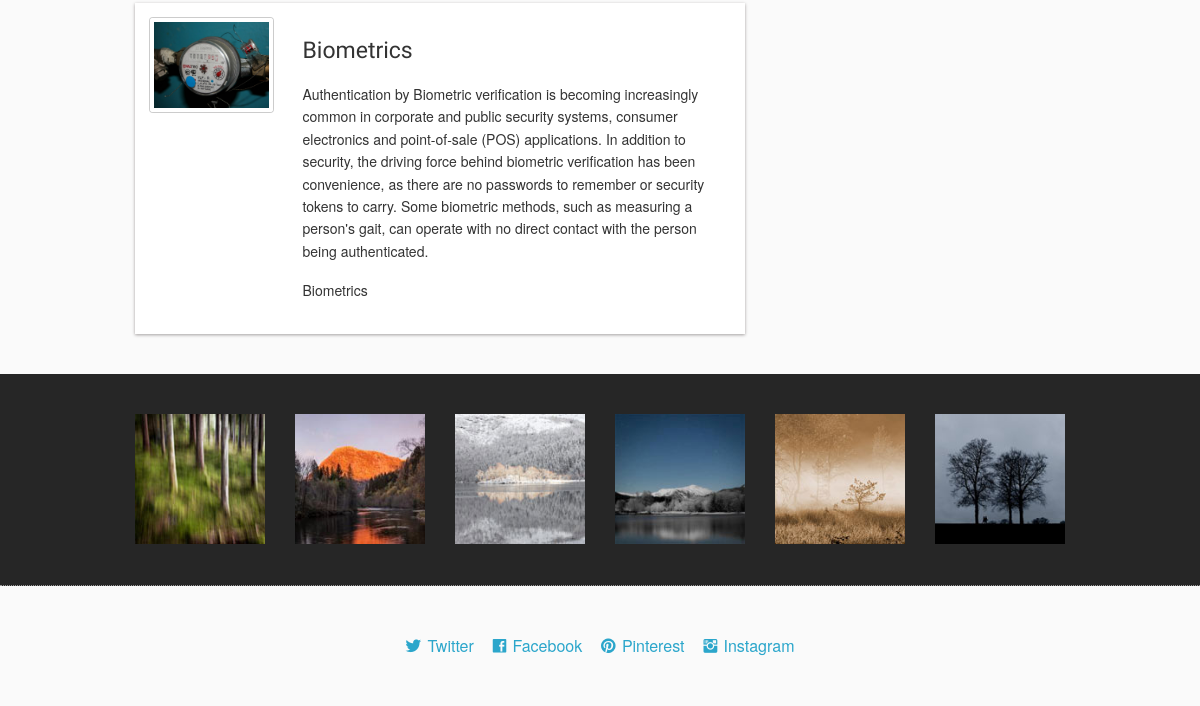
The app's page /news/rubric/3 (lower part), older data.
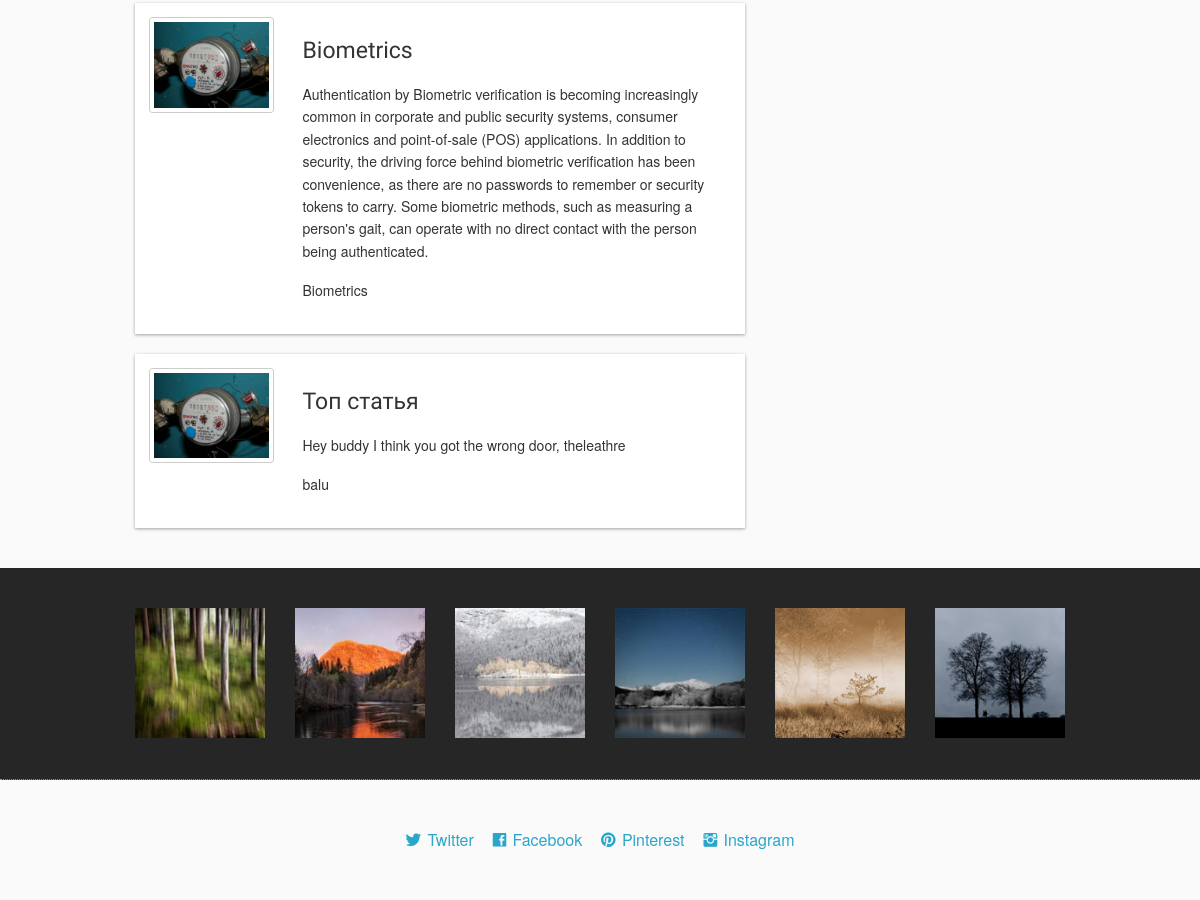
The same page, newer data.
### news/models.py (models this page shows, shortened)
class Article(models.Model):
    title = models.CharField(max_length=100)
    keyword = models.CharField(max_length=200)
    annotation = models.TextField()
    rubric = models.ForeignKey(Rubric, null=True, blank=True, on_delete=models.SET_NULL)
    hashtag = models.ManyToManyField(Hashtag, help_text="Выберите хэштэг")

### news/views.py (the view)
# urls.py: path('rubric/<int:rubric_id>', views.by_rubric, name='rubric'),
def by_rubric(request, rubric_id):
    articles = Article.objects.filter(rubric=rubric_id)
    rubrics = Rubric.objects.all()
    current_rubric = Rubric.objects.get(pk=rubric_id)
    context = {'articles': articles, 'rubrics': rubrics, 'current_rubric': current_rubric}
    return render(request, 'news/rubrika.html', context)

### news/templates/news/rubrika.html (shortened to what this page needs)
<!DOCTYPE html>
{% load static %}
<html class="no-js" lang="en">
<head>
    <link rel="stylesheet" href="{% static 'stylesheets/foundation.min.css' %}">
    <link rel="stylesheet" href="{% static 'stylesheets/main.css' %}">
    <link rel="stylesheet" href="{% static 'stylesheets/app.css' %}">
    <link rel="stylesheet" href="{% static 'fonts/ligature.css' %}">
</head>
<body>
<section>
    <div class="section_main">
        <div class="row">
            <section class="eight columns">
                {% for article in articles %}
                {% if current_rubric.id == article.rubric.id %}
                <article class="blog_post">
                    <div class="three columns">
                        <a href="#" class="th"><img src="{% static 'images/a1.jpg' %}" alt="desc"/></a>
                    </div>
                    <div class="nine columns">
                        <a href="{% url 'current_article' article.id %}"><h4>{{article.title}}</h4></a>
                        <p>{{article.annotation}}</p>
                        <p>{{article.keyword}}</p>
                    </div>
                </article>
                {% endif %}
                {% endfor %}
            </section>
        </div>
    </div>
</section>
<section>
    <div class="section_dark">
        <div class="row">
            <div class="two columns">
                <img src="{% static 'images/thumb1.jpg' %}" alt="desc"/>
            </div>
            <div class="two columns">
                <img src="{% static 'images/thumb2.jpg' %}" alt="desc"/>
            </div>
            <div class="two columns">
                <img src="{% static 'images/thumb3.jpg' %}" alt="desc"/>
            </div>
            <div class="two columns">
                <img src="{% static 'images/thumb4.jpg' %}" alt="desc"/>
            </div>
            <div class="two columns">
                <img src="{% static 'images/thumb5.jpg' %}" alt="desc"/>
            </div>
            <div class="two columns">
                <img src="{% static 'images/thumb6.jpg' %}" alt="desc"/>
            </div>
        </div>
    </div>
</section>
<footer>
    <div class="row">
        <div class="twelve columns footer">
            <a href="" class="lsf-icon" style="font-size:16px; margin-right:15px" title="twitter">Twitter</a>
            <a href="" class="lsf-icon" style="font-size:16px; margin-right:15px" title="facebook">Facebook</a>
            <a href="" class="lsf-icon" style="font-size:16px; margin-right:15px" title="pinterest">Pinterest</a>
            <a href="" class="lsf-icon" style="font-size:16px" title="instagram">Instagram</a>
        </div>
    </div>
</footer>
</body>
</html>

### static/stylesheets/main.css (style rules this page uses)
.lsf-icon:before { content:attr(title); margin-right:0.3em; font-size:64px; font-family: 'LigatureSymbols'; -webkit-text-rendering: optimizeLegibility; -moz-text-rendering: optimizeLegibility; -ms-text-rendering: optimizeLegibility; -o-text-rendering: optimizeLegibility; text-rendering: optimizeLegibility; -webkit-font-smoothing: antialiased; -moz-font-smoothing: antialiased; -ms-font-smoothing: antialiased; -o-font-smoothing: antialiased; font-smoothing: antialiased; }
body { background: #fafafa }
.row { width: 960px }
.blog_post { clear: both; padding: 15px 0; overflow:auto; margin-bottom: 20px; background:#FFF; box-shadow: 0 1px 3px rgba(34, 25, 25, 0.4) }
p { color: #333 }
h1,h2,h3,h4 { font-family:'Open Sans Condensed',sans-serif; font-weight: normal; color: #333; margin: 20px 0 }
.section_dark { background: #262626; border-top: 0; border-bottom: 1px dotted #999; padding: 20px 0 40px }
.section_main { padding: 20px 0 }
.footer { text-align:center; padding: 50px 0 }

Row changes from the older to the newer data that the page shows:
added Article: title "Топ статья", annotation "Hey buddy I think you got the wrong door, theleathre", keyword "balu"
